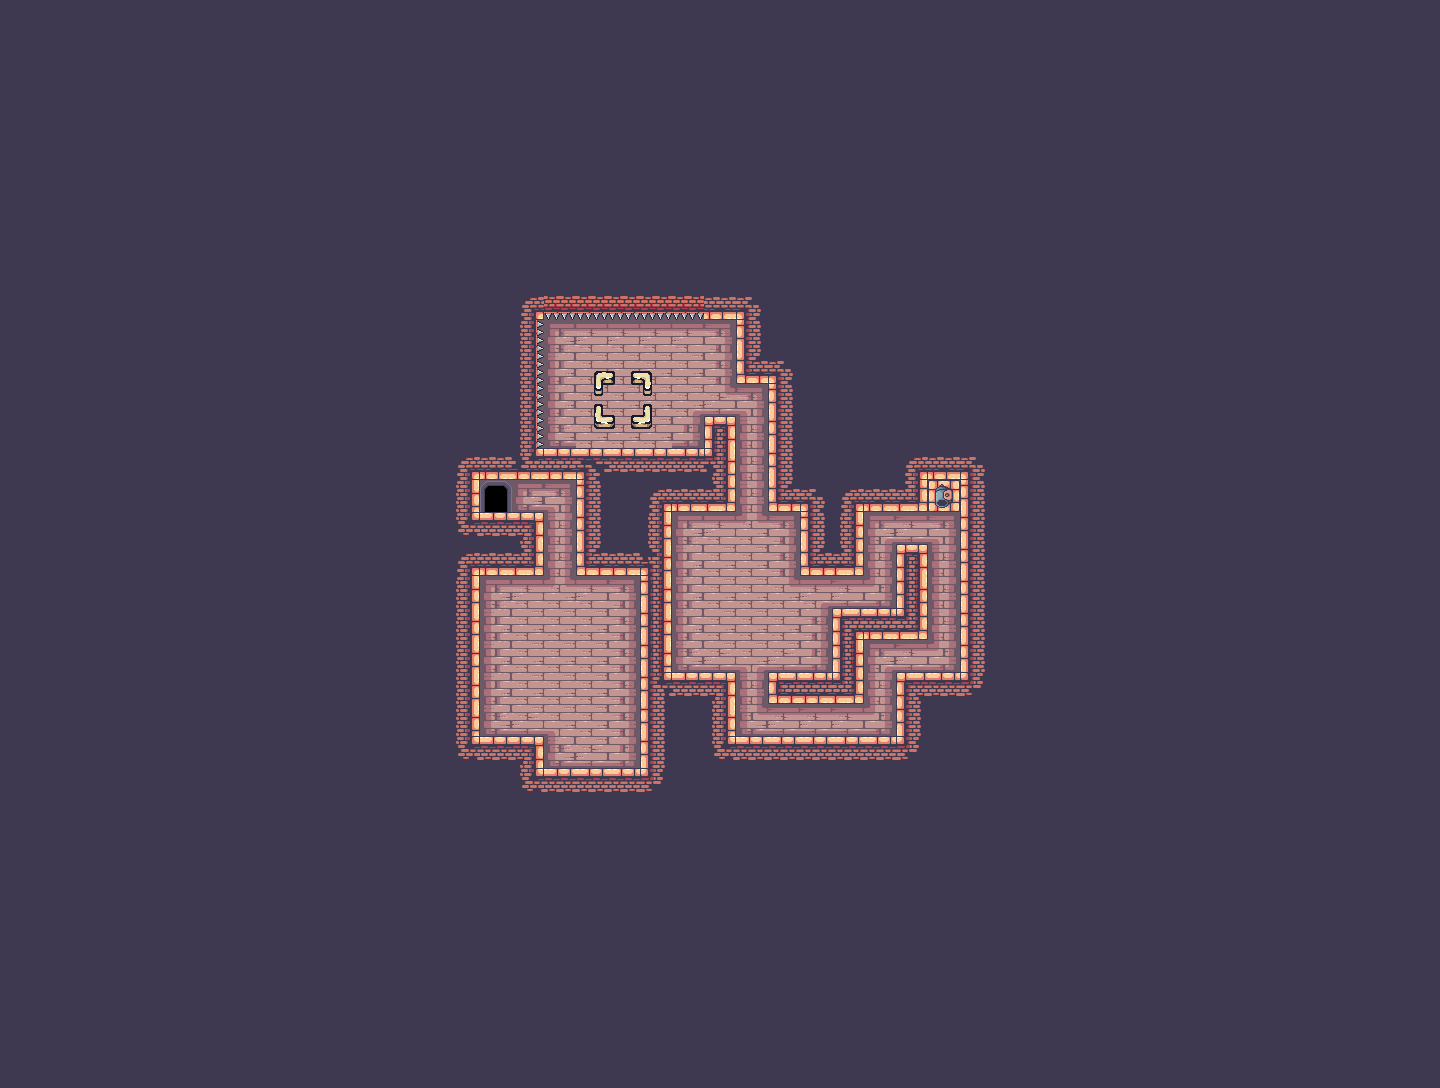

The image is a tile-based game level rendered from a .tmx file. Its description and complete source (layers, tilesets, objects, tile grids) follow:
An orthogonal 45x34 tile map with 32x32 px tiles, 1 tile layer (Tile Layer 1).

<map version="1.10" tiledversion="1.10.2" orientation="orthogonal" renderorder="right-down" width="45" height="34" tilewidth="32" tileheight="32" infinite="0" nextlayerid="2" nextobjectid="1">
 <tileset firstgid="1" name="tile" tilewidth="32" tileheight="32" tilecount="247" columns="19">
  <image source="tile.png" width="608" height="416" />
 </tileset>
 <layer id="1" name="Tile Layer 1" width="45" height="34">
  <data encoding="csv">
115,115,115,115,115,115,115,115,115,115,115,115,115,115,115,115,115,115,115,115,115,115,115,115,115,115,115,115,115,115,115,115,115,115,115,115,115,115,115,115,115,115,115,115,115,
115,115,115,115,115,115,115,115,115,115,115,115,115,115,115,115,115,115,115,115,115,115,115,115,115,115,115,115,115,115,115,115,115,115,115,115,115,115,115,115,115,115,115,115,115,
115,115,115,115,115,115,115,115,115,115,115,115,115,115,115,115,115,115,115,115,115,115,115,115,115,115,115,115,115,115,115,115,115,115,115,115,115,115,115,115,115,115,115,115,115,
115,115,115,115,115,115,115,115,115,115,115,115,115,115,115,115,115,115,115,115,115,115,115,115,115,115,115,115,115,115,115,115,115,115,115,115,115,115,115,115,115,115,115,115,115,
115,115,115,115,115,115,115,115,115,115,115,115,115,115,115,115,115,115,115,115,115,115,115,115,115,115,115,115,115,115,115,115,115,115,115,115,115,115,115,115,115,115,115,115,115,
115,115,115,115,115,115,115,115,115,115,115,115,115,115,115,115,115,115,115,115,115,115,115,115,115,115,115,115,115,115,115,115,115,115,115,115,115,115,115,115,115,115,115,115,115,
115,115,115,115,115,115,115,115,115,115,115,115,115,115,115,115,115,115,115,115,115,115,115,115,115,115,115,115,115,115,115,115,115,115,115,115,115,115,115,115,115,115,115,115,115,
115,115,115,115,115,115,115,115,115,115,115,115,115,115,115,115,115,115,115,115,115,115,115,115,115,115,115,115,115,115,115,115,115,115,115,115,115,115,115,115,115,115,115,115,115,
115,115,115,115,115,115,115,115,115,115,115,115,115,115,115,115,115,115,115,115,115,115,115,115,115,115,115,115,115,115,115,115,115,115,115,115,115,115,115,115,115,115,115,115,115,
115,115,115,115,115,115,115,115,115,115,115,115,115,115,115,115,5,127,127,127,127,127,40,6,115,115,115,115,115,115,115,115,115,115,115,115,115,115,115,115,115,115,115,115,115,
115,115,115,115,115,115,115,115,115,115,115,115,115,115,115,115,125,58,59,59,59,59,60,20,115,115,115,115,115,115,115,115,115,115,115,115,115,115,115,115,115,115,115,115,115,
115,115,115,115,115,115,115,115,115,115,115,115,115,115,115,115,125,77,148,149,150,78,79,39,6,115,115,115,115,115,115,115,115,115,115,115,115,115,115,115,115,115,115,115,115,
115,115,115,115,115,115,115,115,115,115,115,115,115,115,115,115,125,77,167,168,169,62,87,73,20,115,115,115,115,115,115,115,115,115,115,115,115,115,115,115,115,115,115,115,115,
115,115,115,115,115,115,115,115,115,115,115,115,115,115,115,115,125,96,186,187,188,98,4,80,20,115,115,115,115,115,115,115,115,115,115,115,115,115,115,115,115,115,115,115,115,
115,115,115,115,115,115,115,115,115,115,115,115,115,115,5,40,32,19,14,2,2,2,35,80,20,115,115,115,5,40,6,115,115,115,115,115,115,115,115,115,115,115,115,115,115,
115,115,115,115,115,115,115,115,115,115,115,115,115,115,22,118,100,73,20,115,5,40,41,80,39,6,5,40,41,49,20,115,115,115,115,115,115,115,115,115,115,115,115,115,115,
115,115,115,115,115,115,115,115,115,115,115,115,115,115,24,2,3,80,20,115,22,58,59,65,60,20,22,72,101,73,20,115,115,115,115,115,115,115,115,115,115,115,115,115,115,
115,115,115,115,115,115,115,115,115,115,115,115,115,115,5,40,41,80,39,40,16,77,78,78,79,39,41,80,4,80,20,115,115,115,115,115,115,115,115,115,115,115,115,115,115,
115,115,115,115,115,115,115,115,115,115,115,115,115,115,22,58,59,65,59,60,23,77,78,78,81,68,101,92,23,80,20,115,115,115,115,115,115,115,115,115,115,115,115,115,115,
115,115,115,115,115,115,115,115,115,115,115,115,115,115,22,77,78,78,78,79,23,77,78,78,78,79,43,19,46,80,20,115,115,115,115,115,115,115,115,115,115,115,115,115,115,
115,115,115,115,115,115,115,115,115,115,115,115,115,115,22,77,78,78,78,79,23,96,97,83,97,98,23,72,101,92,20,115,115,115,115,115,115,115,115,115,115,115,115,115,115,
115,115,115,115,115,115,115,115,115,115,115,115,115,115,22,77,78,78,78,79,34,2,3,80,12,19,46,80,1,2,25,115,115,115,115,115,115,115,115,115,115,115,115,115,115,
115,115,115,115,115,115,115,115,115,115,115,115,115,115,22,96,97,63,78,79,20,115,22,91,101,101,101,92,20,115,115,115,115,115,115,115,115,115,115,115,115,115,115,115,115,
115,115,115,115,115,115,115,115,115,115,115,115,115,115,24,2,3,96,97,98,20,115,24,2,2,2,2,2,25,115,115,115,115,115,115,115,115,115,115,115,115,115,115,115,115,
115,115,115,115,115,115,115,115,115,115,115,115,115,115,115,115,24,2,2,2,25,115,115,115,115,115,115,115,115,115,115,115,115,115,115,115,115,115,115,115,115,115,115,115,115,
115,115,115,115,115,115,115,115,115,115,115,115,115,115,115,115,115,115,115,115,115,115,115,115,115,115,115,115,115,115,115,115,115,115,115,115,115,115,115,115,115,115,115,115,115,
115,115,115,115,115,115,115,115,115,115,115,115,115,115,115,115,115,115,115,115,115,115,115,115,115,115,115,115,115,115,115,115,115,115,115,115,115,115,115,115,115,115,115,115,115,
115,115,115,115,115,115,115,115,115,115,115,115,115,115,115,115,115,115,115,115,115,115,115,115,115,115,115,115,115,115,115,115,115,115,115,115,115,115,115,115,115,115,115,115,115,
115,115,115,115,115,115,115,115,115,115,115,115,115,115,115,115,115,115,115,115,115,115,115,115,115,115,115,115,115,115,115,115,115,115,115,115,115,115,115,115,115,115,115,115,115,
115,115,115,115,115,115,115,115,115,115,115,115,115,115,115,115,115,115,115,115,115,115,115,115,115,115,115,115,115,115,115,115,115,115,115,115,115,115,115,115,115,115,115,115,115,
115,115,115,115,115,115,115,115,115,115,115,115,115,115,115,115,115,115,115,115,115,115,115,115,115,115,115,115,115,115,115,115,115,115,115,115,115,115,115,115,115,115,115,115,115,
115,115,115,115,115,115,115,115,115,115,115,115,115,115,115,115,115,115,115,115,115,115,115,115,115,115,115,115,115,115,115,115,115,115,115,115,115,115,115,115,115,115,115,115,115,
115,115,115,115,115,115,115,115,115,115,115,115,115,115,115,115,115,115,115,115,115,115,115,115,115,115,115,115,115,115,115,115,115,115,115,115,115,115,115,115,115,115,115,115,115,
115,115,115,115,115,115,115,115,115,115,115,115,115,115,115,115,115,115,115,115,115,115,115,115,115,115,115,115,115,115,115,115,115,115,115,115,115,115,115,115,115,115,115,115,115
</data>
 </layer>
</map>
